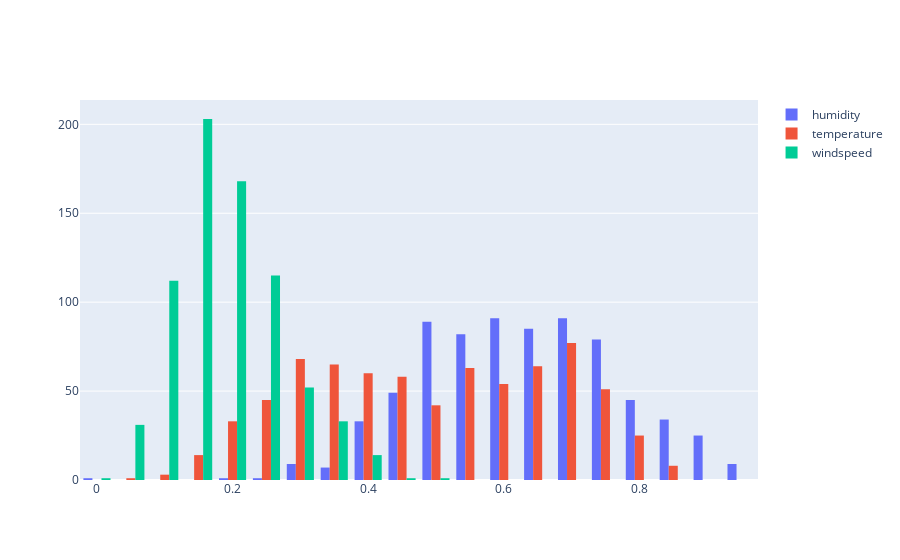

Source (notebook cell):
### Code cell
hum=go.Histogram(
        x=data['hum'],name='humidity')
temp=go.Histogram(
        x=data['temp'],name='temperature')
windspeed=go.Histogram(
        x=data['windspeed'],name='windspeed')
py.iplot([hum,temp,windspeed])

### Figure 1 — Plotly figure (JSON) as saved in the notebook; plotly's stock layout.template omitted (floating-point values rounded to 4 significant figures; data arrays with more than 128 entries replaced by an {"elided": "..."} marker saying what was removed)
{"data": [{"name": "humidity", "type": "histogram", "x": {"elided": "731 float values"}}, {"name": "temperature", "type": "histogram", "x": {"elided": "731 float values"}}, {"name": "windspeed", "type": "histogram", "x": {"elided": "731 float values"}}], "layout": {}}
